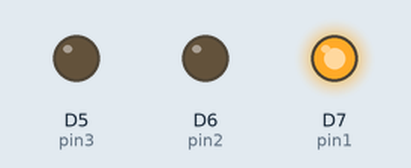
This program was run on a simulated Arduino Uno R4 Minima. On the bench: output pins drawn as LEDs (lit = HIGH). What the program prints to the serial monitor is not drawn.

Above: at 1.5 s.
At 4.5 s:
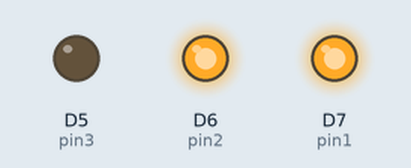
At 7.5 s:
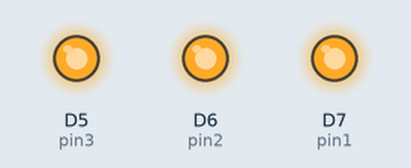
At 10.5 s:
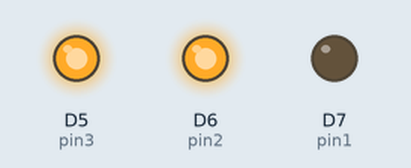
At 13.5 s:
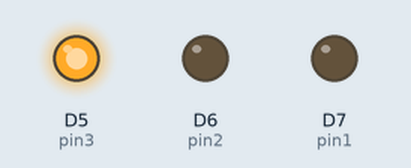
At 16.5 s:
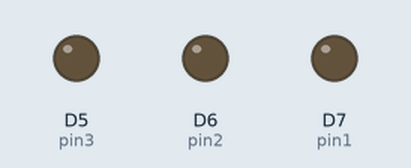
Timing chart, 0 to 23.4 s (numbered marks = the images above):
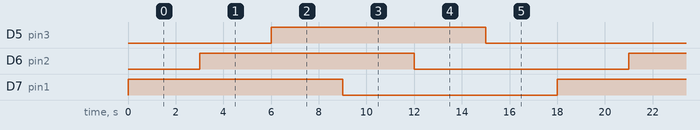

Measured:
- by itself, D5 (pin3), D6 (pin2), D7 (pin1): alternates HIGH for 9.0 s and LOW for 9.0 s
- by itself, everything shown: repeats every 18.0 s, in 6 steps

The program:

main.cpp
```cpp
#include <Arduino.h>

const int pin1 = 7;
const int pin2 = 6;
const int pin3 = 5;
const int stopTime = 3000;

void setup() {
  pinMode(pin1,OUTPUT);
  pinMode(pin2,OUTPUT);
  pinMode(pin3,OUTPUT);
  Serial.println("---------------------------------------");
}

void loop() {
  digitalWrite(pin1,HIGH);
  delay(stopTime);

  digitalWrite(pin2,HIGH);
  delay(stopTime);

  digitalWrite(pin3,HIGH);
  delay(stopTime);

  digitalWrite(pin1,LOW);
  delay(stopTime);

  digitalWrite(pin2,LOW);
  delay(stopTime);

  digitalWrite(pin3,LOW);
  delay(stopTime);
}
```
